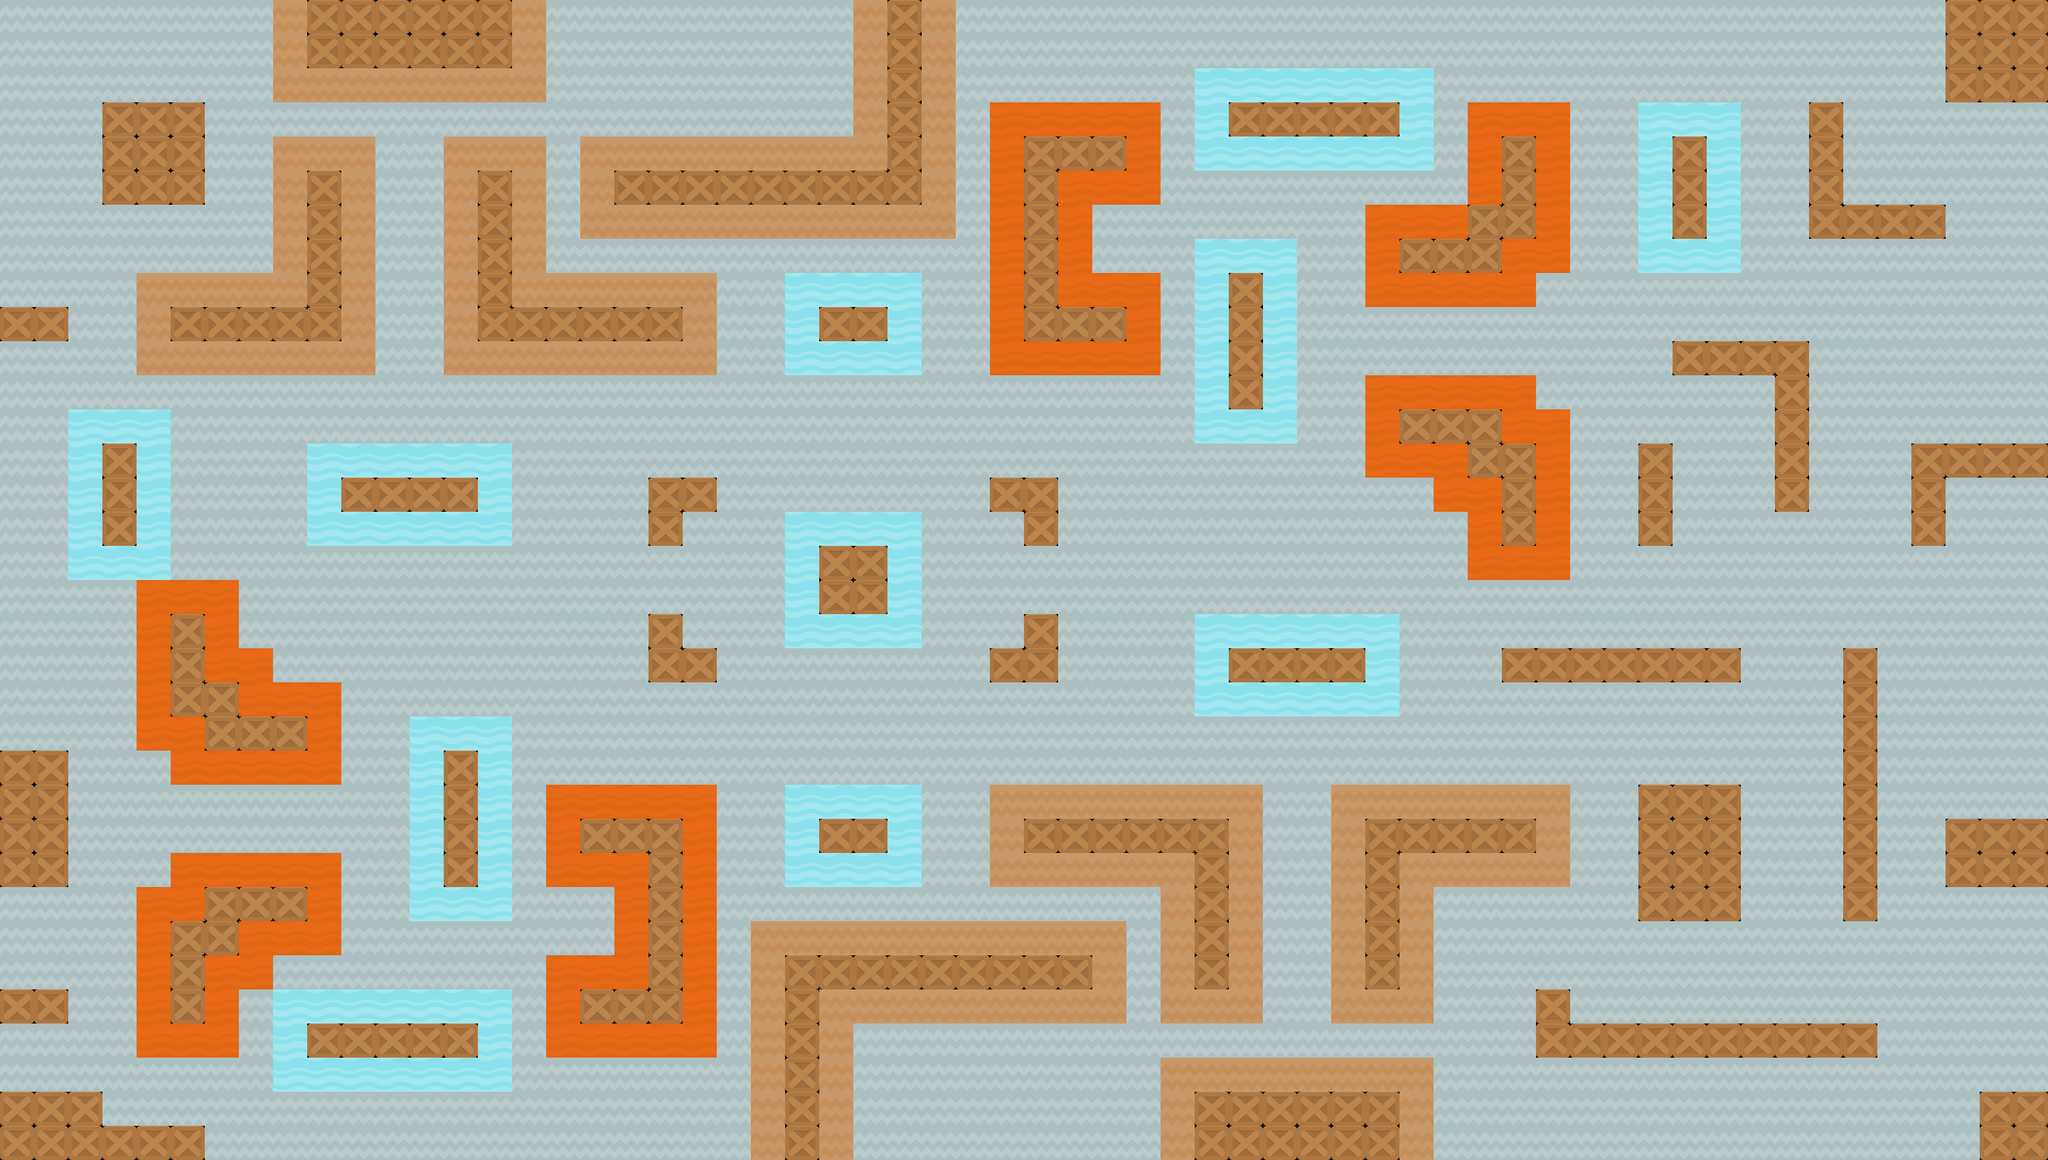

Rendered tile map (Tiled .tmx) drawn with the repository's tilesets; below, a short description and the map source with its tile grids summarised:
An orthogonal 60x34 tile map with 70x70 px tiles, 2 tile layers (backgr, walls), 1 hidden layer not drawn.

<map version="1.10" tiledversion="1.11.2" orientation="orthogonal" renderorder="right-down" width="60" height="34" tilewidth="70" tileheight="70" infinite="0" nextlayerid="6" nextobjectid="1">
 <tileset firstgid="1" source="tiles_spritesheet.tsx" />
 <layer id="1" name="backgr" width="60" height="34">
  <data>[2040 cells, 2040 non-empty, 5 distinct tile ids]</data>
 </layer>
 <layer id="5" name="walls" width="60" height="34">
  <data>[2040 cells, 2040 non-empty, 5 distinct tile ids]</data>
 </layer>
 <layer id="4" name="colision" width="60" height="34" visible="0">
  <data>[2040 cells, 301 non-empty, 1 distinct tile ids]</data>
 </layer>
</map>
